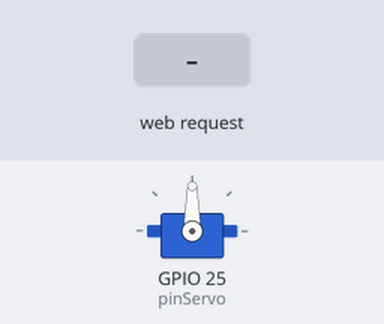
The sketch below on a simulated ESP32. Shown: servo. The test bench sets the inputs (shaded band). WiFi joins after 1.5 s; servers stay silent unless stated; what the sketch prints to the serial monitor is not drawn.

Above: at 2.7 s.
2.8 s: HTTP request GET /?position=1 received
At 3.7 s:
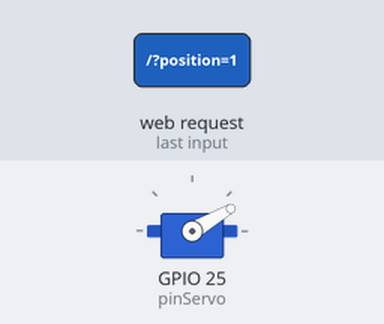
4.3 s: HTTP request GET /?position=3 received
At 4.8 s:
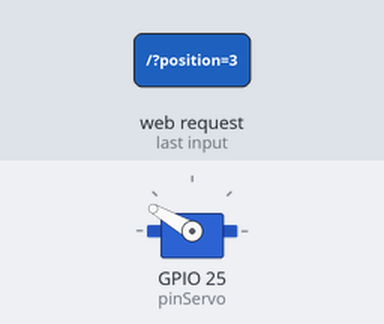
5.8 s: HTTP request GET /?position=0 received
At 7.0 s:
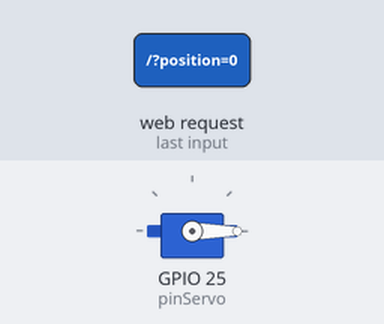
7.3 s: HTTP request GET /?position=2 received
At 8.4 s:
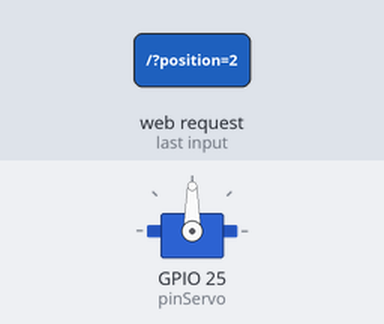
8.8 s: HTTP request GET /?position=120 received
At 9.5 s:
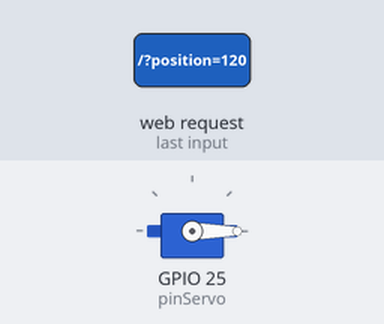
Timing chart, 0 to 11.3 s (numbered marks = the images above; inputs shaded):
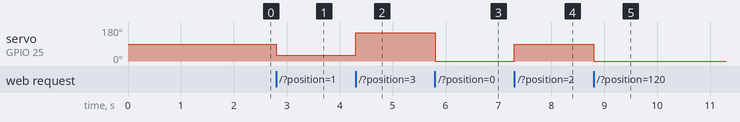

The sketch:

ex2-2.ino
```cpp
/**********************************************************************
   Contrôle d'un servomoteur au moyen d'une page Web.
   ESP32 et ESP8266
   https://electroniqueamateur.blogspot.com/2018/09/servomoteur-controle-par-wi-fi-esp8266.html
***********************************************************************/

// inclusion des bibliothèques utiles
#if defined ARDUINO_ARCH_ESP32  // s'il s'agit d'un ESP32
#include "WiFi.h"
#include <WebServer.h>
#endif

/*#include <Servo.h>  // s'il s'agit d'un ESP32, il faut installer une version spéciale
                    // de la bibliothèque servo:
                    // https://github.com/RoboticsBrno/ESP32-Arduino-Servo-Library
*/

//#include <ServoTimers.h> //https://github.com/arduino-libraries/Servo/blob/master/src/stm32f4/ServoTimers.h
#include <Servo.h>

// modifiez ces deux constantes pour qu'elles contiennent les caractéristiques de
// votre réseau Wifi
#define ssid      "***"       // le nom (SSID) de votre réseau WiFi
#define password  "****"  // votre mot de passe WiFi

// le servomoteur est contrôlé par les GPIO 25 de l'ESP32
#define pinServo 25

#if defined ARDUINO_ARCH_ESP32  // s'il s'agit d'un ESP32
WebServer server(80);
#endif

Servo monServo;  //création de l'objet servo

// La variable qui indique la position désirée pour le servomoteur (dépend du bouton coché sur la page web)
String positionSTR = "1";          // peut prendre les valeurs 1, 2 ou 3.

/* La fonction construitPage retourne un string qui contient toute notre page web  */

String construitPage() {

  String bouton1Str, bouton2Str, bouton3Str;

  // pour que le bon bouton demeure coché:

  if (positionSTR == "1") {
    bouton1Str = "checked";
  }
  if (positionSTR == "2") {
    bouton2Str = "checked";
  }
  if (positionSTR == "3") {
    bouton3Str = "checked";
  }

  String page = "<html lang=fr-FR><head>";
  page += "<title>ESP8266 Servomoteur</title>";
  page += "<style> body { background-color: #fffff; font-family: Arial, Helvetica, Sans-Serif; Color: #000088; }</style>";
  page += "</head><body><h1>ESP8266 Servomoteur</h1>";
  page += "<form action='/' method='POST'>";
  page += "<h3>Position du servomoteur:</h3>";
  page += "<p><INPUT type='radio' name='position' value='1' " + bouton1Str + ">A";
  page += "<INPUT type='radio' name='position' value='2' " + bouton2Str + ">B";
  page += "<INPUT type='radio' name='position' value='3' " + bouton3Str + ">C</p>";

  page += "<INPUT type='submit' value='Appliquer'><br><br>";
  page += "</body></html>";
  return page;
}

/*  La fonction gestionPage modifie les caractéristiques du moteur si le bouton
    Appliquer a été cliqué. */
void gestionPage() {
  if ( server.hasArg("position") ) {
    positionSTR = server.arg("position");

    Serial.print("Commande recue.  Position: ");
    Serial.println(positionSTR);

    gestionMoteur();
  }
  server.send ( 200, "text/html", construitPage() );

}

/* Contrôle du servomoteur */
void gestionMoteur() {

  int laPosition;

  if (positionSTR == "1") {
    laPosition = 30;
  }

  if (positionSTR == "2") {
    laPosition = 90;
  }

  if (positionSTR == "3") {
    laPosition = 150;
  }

  monServo.write(laPosition);
}

void setup() {

  monServo.attach(pinServo);

  // pour affichage dans le moniteur série
  Serial.begin ( 115200 );

  // initialisation de la communication WiFi
  WiFi.begin ( ssid, password );
  while ( WiFi.status() != WL_CONNECTED ) {
    delay ( 500 ); Serial.print ( "." );
  }
  Serial.println ( "" );
  Serial.print ( "Maintenant connecte a " );
  Serial.println ( ssid );
  Serial.print ( "Adresse IP: " );
  Serial.println ( WiFi.localIP() );

  // On indique le nom de la fonction qui gère l'interraction avec la page web
  server.on ( "/",  gestionPage );

  server.begin();
  Serial.println ( "Serveur HTTP en fonction" );
}

void loop() {

  server.handleClient();
}
```

Measured:
- after the input at 2.8 s, servo on GPIO 25 (pinServo): 90° → 30° at once
- after the input at 4.3 s, servo on GPIO 25 (pinServo): 30° → 150° at once
- after the input at 5.8 s, servo on GPIO 25 (pinServo): 150° → 0° at once
- after the input at 7.3 s, servo on GPIO 25 (pinServo): 0° → 90° at once
- after the input at 8.8 s, servo on GPIO 25 (pinServo): 90° → 0° at once
